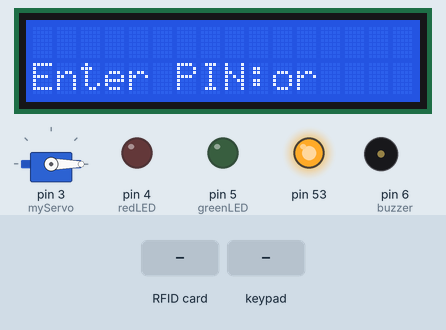
Bench run of a sketch on a simulated Arduino Mega 2560, built with avr-gcc and run on an emulated ATmega2560. Shown: servo, 16×2 character LCD, output pins drawn as LEDs (lit = HIGH), buzzer (waves = sounding, pin HIGH). Inputs (shaded band) come from the test bench. What the sketch prints to the serial monitor is not drawn.

Above: at 3.3 s.
3.4 s: RFID card 5E 7A 19 C4 held to the reader
At 4.7 s:
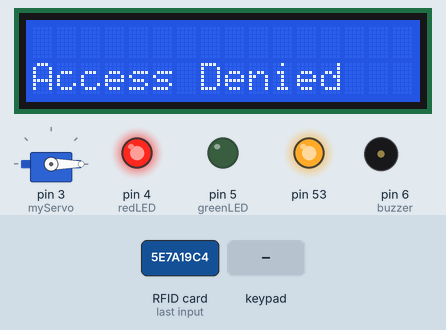
6.4 s: keypad keys 1 2 3 4 # pressed 0.4 s apart
At 9.5 s:
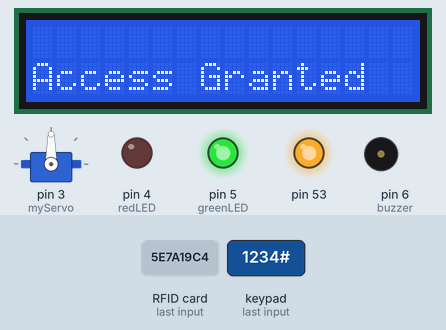
9.9 s: RFID card E3 6A FD FB held to the reader
At 13.9 s:
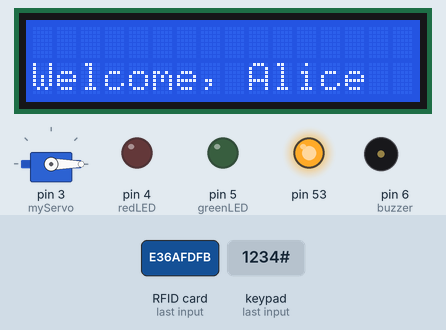
15.9 s: key '#' pressed
18.9 s: RFID card A1 B2 C3 D4 held to the reader
At 20.5 s:
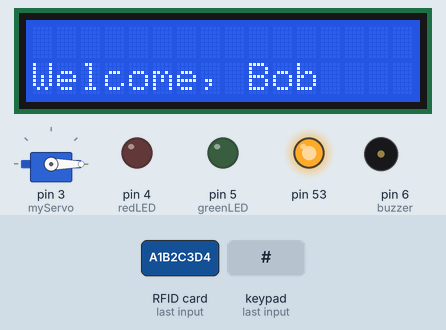
21.9 s: RFID card 33 60 30 30 held to the reader
At 28.4 s:
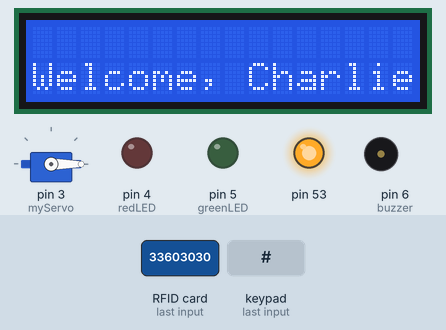
Timing chart, 0 to 37.8 s (numbered marks = the images above; inputs shaded):
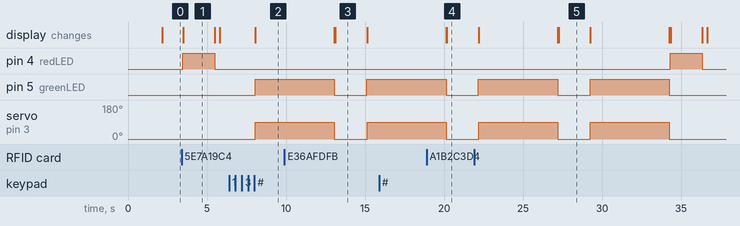

The sketch:

project.ino
```cpp
// === Bibliotheken ===
#include <Servo.h>
#include <Wire.h>
#include <LiquidCrystal_I2C.h>
#include <MFRC522.h>
#include <Keypad.h>

/*
Projekt: Zutrittskontrollsystem mit RFID und PIN
Autor: Project Team
Datum: 21.01.2025
Beschreibung:
    Dieses Projekt implementiert ein Zutrittskontrollsystem mit mehreren Sicherheitsfunktionen:
    - Authentifizierung durch RFID und PIN
    - Zugangsanzeige über LEDs und ein LCD-Display
    - Alarm bei wiederholten Fehlversuchen

Hardware:
    - siehe Readme.md

Bibliotheken:
    - LiquidCrystal_I2C.h: Ansteuerung des LCD-Displays
    - Wire.h: I2C-Kommunikation
    - MFRC522.h: RFID-Lesemodul
    - Keypad.h: Tastenfeld
    - Servo.h: Servo Motor
*/

// === Pin-Definitionen ===
#define RST_PIN 9
#define SS_PIN 10

// === Hardware-Setup ===
Servo myServo; // Servo setup
LiquidCrystal_I2C lcd(0x27, 16, 2); // I2C LCD Setup (Adresse 0x27, 16x2 Display)
MFRC522 mfrc522(SS_PIN, RST_PIN); // RFID setup

// === Keypad-Konfiguration ===
const byte ROWS = 4;
const byte COLS = 4;
char keys[ROWS][COLS] = {
  {'1', '2', '3', 'A'},
  {'4', '5', '6', 'B'},
  {'7', '8', '9', 'C'},
  {'*', '0', '#', 'D'}
};
byte rowPins[ROWS] = {30, 32, 34, 36};
byte colPins[COLS] = {38, 40, 42, 44};
Keypad keypad = Keypad(makeKeymap(keys), rowPins, colPins, ROWS, COLS);

// === Konstanten und Variablen ===
const int redLED = 4; // Rote LED
const int greenLED = 5; // Grüne LED
const int buzzer = 6;   // Buzzer
const String PIN_CODE = "1234"; // Vordefinierter PIN-Code

const String authorizedRFIDs[] = {"E36AFDFB", "A1B2C3D4", "33603030"}; // Zugelassene RFID-UIDs
const String usernames[] = {"Alice", "Bob", "Charlie"}; // Benutzernamen
const int numRFIDs = sizeof(authorizedRFIDs) / sizeof(authorizedRFIDs[0]);

String enteredPIN = ""; // Eingegebener PIN-Code
int failedAttempts = 0; // Zähler für fehlgeschlagene Versuche

// === Funktionsprototypen ===
int getUserIndex(String rfidUID);
void welcomeUser(int userIndex);
void grantAccess();
void denyAccess();
void triggerAlarm();

// === Initialisierung der Hardware ===
void setup() {
  pinMode(greenLED, OUTPUT);
  pinMode(redLED, OUTPUT);
  pinMode(buzzer, OUTPUT);
  myServo.attach(3);
  myServo.write(0); // Tür verriegeln

  lcd.init(); // LCD initialisieren
  lcd.backlight(); // Hintergrundbeleuchtung einschalten
  lcd.setCursor(0, 1);
  lcd.print("System Ready");

  Serial.begin(9600);

  SPI.begin();
  mfrc522.PCD_Init();

  Serial.println("System initialized. Waiting for input...");
  delay(2000);
  lcd.clear();
}

void loop() {
  // === Standardanzeige ===
  lcd.setCursor(0, 1);
  lcd.print("Scan RFID or");
  lcd.setCursor(0, 2);
  lcd.print("Enter PIN:");

  // === RFID-Überprüfung ===
  if (mfrc522.PICC_IsNewCardPresent() && mfrc522.PICC_ReadCardSerial()) {
    String rfidUID = "";
    for (byte i = 0; i < mfrc522.uid.size; i++) {
      rfidUID += String(mfrc522.uid.uidByte[i], HEX);
    }
    rfidUID.toUpperCase();
    mfrc522.PICC_HaltA();

    Serial.print("RFID UID detected: ");
    Serial.println(rfidUID);

    int userIndex = getUserIndex(rfidUID);
    if (userIndex != -1) {
      Serial.println("Authorized RFID card. Access granted.");
      welcomeUser(userIndex);
      grantAccess();
    } else {
      Serial.println("Unauthorized RFID card. Access denied.");
      denyAccess();
    }
  }

  // === PIN-Überprüfung ===
  char key = keypad.getKey();
  if (key) {
    Serial.print("Keypad input detected: ");
    Serial.println(key);

    if (key == '*') {
      enteredPIN = ""; // Clear PIN
      Serial.println("PIN reset. Current PIN cleared.");
    } else if (key == '#') {
      Serial.print("PIN entered: ");
      Serial.println(enteredPIN);

      if (enteredPIN == PIN_CODE) {
        Serial.println("Correct PIN. Access granted.");
        grantAccess();
      } else {
        Serial.println("Incorrect PIN. Access denied.");
        denyAccess();
      }
      enteredPIN = ""; // Reset PIN after submission
    } else {
      enteredPIN += key; // Append key to entered PIN
    }
  }
}

// === Funktionen ===

// UID prüfen und Index des Benutzers zurückgeben
int getUserIndex(String rfidUID) {
  for (int i = 0; i < numRFIDs; i++) {
    if (authorizedRFIDs[i] == rfidUID) {
      return i; // Return index of authorized user
    }
  }
  return -1; // Not found
}

// Begrüssungsfunktion auf LCD
void welcomeUser(int userIndex) {
  lcd.clear();
  lcd.setCursor(0, 1);
  lcd.print("Welcome, ");
  lcd.print(usernames[userIndex]);
  delay(2000);
  lcd.clear();
}

// Zugang gewähren
void grantAccess() {
  Serial.println("Access granted. Unlocking...");
  digitalWrite(greenLED, HIGH);
  lcd.clear(); // Löscht das Display
  lcd.setCursor(0, 1);
  lcd.print("Access Granted");

  myServo.write(90); // Unlock door
  delay(5000); // Tür bleibt 5 Sekunden offen

  myServo.write(0); // Lock door again
  Serial.println("Door locked.");
  digitalWrite(greenLED, LOW);
  lcd.clear();

  failedAttempts = 0; // Reset failed attempts
}

// Zugang verweigern
void denyAccess() {
  failedAttempts++;
  Serial.println("Access denied. Turning on red LED...");
  digitalWrite(redLED, HIGH);
  lcd.clear(); // Löscht das Display
  lcd.setCursor(0, 1);
  lcd.print("Access Denied");

  delay(2000);

  digitalWrite(redLED, LOW);
  Serial.println("Red LED OFF.");
  lcd.clear();

  // Falls mehr als 3 Fehlversuche -> Alarm auslösen
  if (failedAttempts >= 3) {
    Serial.println("Too many failed attempts. Triggering alarm...");
    triggerAlarm();
  }
}

// Alarm auslösen
void triggerAlarm() {
  Serial.println("ALARM triggered! Activating buzzer...");
  lcd.clear();
  lcd.setCursor(0, 1);
  lcd.print("ALARM TRIGGERED!");

  for (int i = 0; i < 5; i++) {
    Serial.print("Alarm sound ");
    Serial.println(i + 1);
    digitalWrite(buzzer, HIGH);
    delay(200);
    digitalWrite(buzzer, LOW);
    delay(200);
  }

  Serial.println("Alarm ended. Resetting failed attempts.");
  lcd.clear();
  failedAttempts = 0; // Reset failed attempts
}
```

Measured:
- after the input at 3.4 s, pin 4 (redLED): LOW → HIGH after 0.08 s, → LOW 2.0 s later; the display: changes after 0.09 s (image 1)
- after the input at 6.4 s, pin 5 (greenLED): LOW → HIGH after 1.6 s; servo on pin 3 (myServo): 0° → 90° after 1.7 s; the display: changes after 1.7 s (image 2)
- after the input at 9.9 s, the display: first differs from a run without the input after 3.2 s (image 3)
- after the input at 15.9 s, every drawn part: stays the same
- after the input at 18.9 s, pin 4 (redLED): stays LOW (without the input it goes to HIGH after 1.4 s); the display: first differs from a run without the input after 1.3 s (image 4)
- after the input at 21.9 s, the display: first differs from a run without the input after 5.3 s (image 5)
- what the display in image 1 shows lasts 2.0 s, from 3.5 s to 5.5 s
